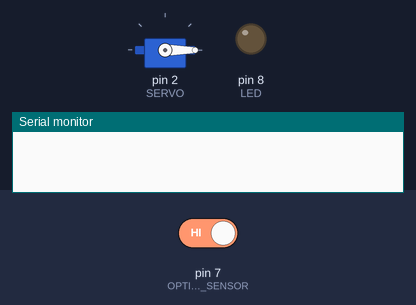
Bench run of a sketch on a simulated Arduino Uno, built with avr-gcc and run on an emulated ATmega328P. Shown: servo, output pins drawn as LEDs (lit = HIGH), the last lines printed to the serial monitor. The inputs (shaded band) are chosen by the test bench; at power-on: pin 7 (OPTICAL_SENSOR) HIGH.

Above: at 1.2 s.
1.3 s: pin 7 (OPTICAL_SENSOR) driven LOW
At 1.45 s:
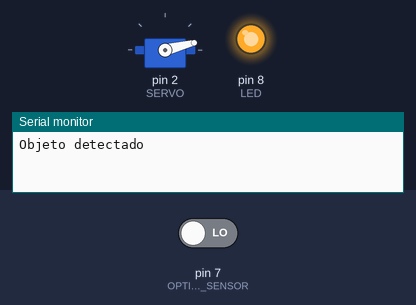
At 2.05 s:
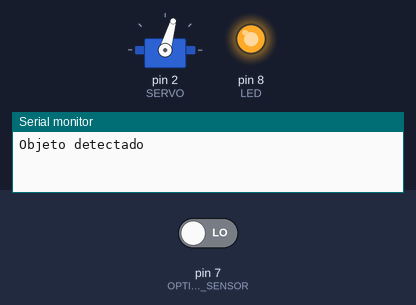
4.3 s: pin 7 (OPTICAL_SENSOR) driven HIGH
At 4.47 s:
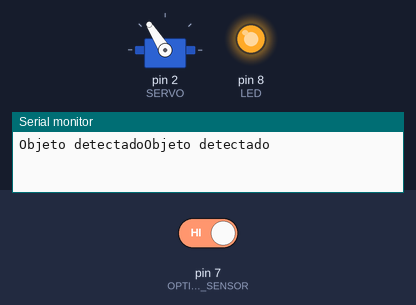
Timing chart, 0 to 7.3 s (numbered marks = the images above; inputs shaded):
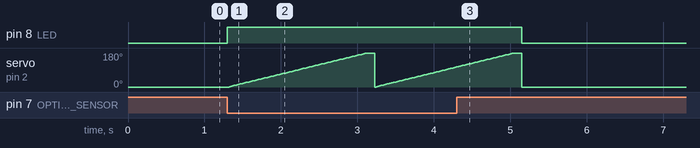

Measured:
- after the input at 1.3 s, pin 8 (LED): LOW → HIGH at once
- after the input at 4.3 s, pin 8 (LED): HIGH → LOW after 0.85 s; servo on pin 2 (SERVO): goes on until 5.1 s, then stays 0°

The sketch:

sensor_optico.ino
```cpp
#include <Servo.h>
Servo microServo;

#define SERVO 2
#define LED 8
#define OPTICAL_SENSOR 7 //pino digital ligado no coletor

bool object = false;

void setup(){
  pinMode(OPTICAL_SENSOR, INPUT);
  pinMode(LED, OUTPUT);

  microServo.attach(SERVO, 544, 2400);
  digitalWrite(LED, LOW);
  microServo.write(0);

  Serial.begin(9600);
}

void loop(){
  object = digitalRead(OPTICAL_SENSOR);

  if (!object){
  	digitalWrite(LED, HIGH);
    Serial.print("Objeto detectado");

    for(int index = 0; index <= 180; index++) {
      microServo.write(index);
      delay(10);
    }
  } else{
    digitalWrite(LED, LOW);
    microServo.write(0);
  }
  delay(100);
}
```
